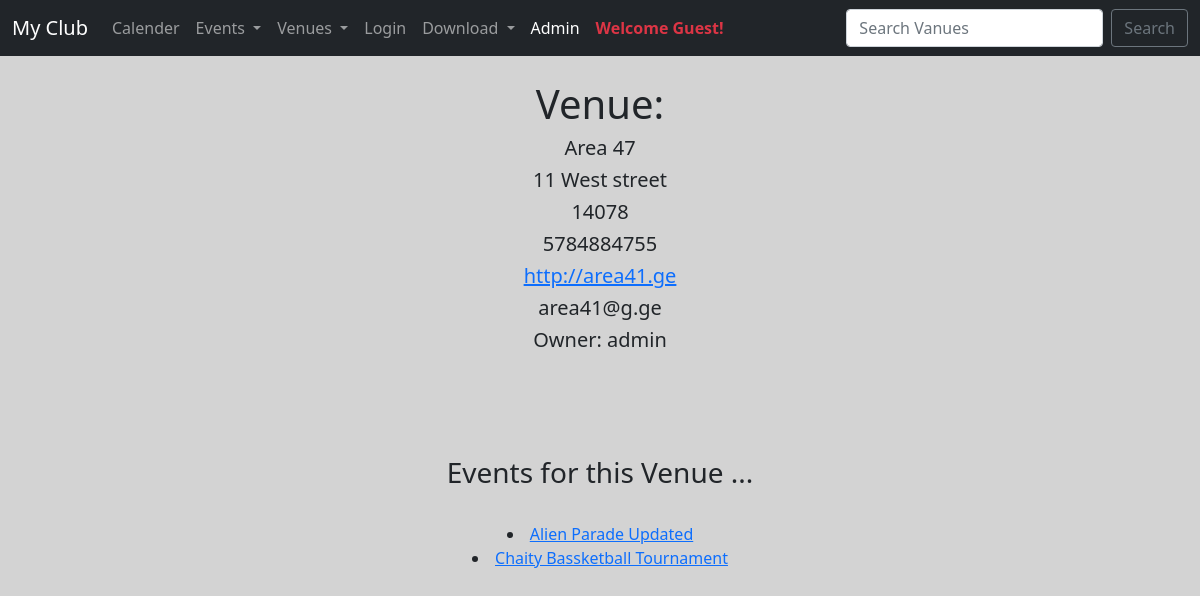
The app's page /venue/2/, older data.
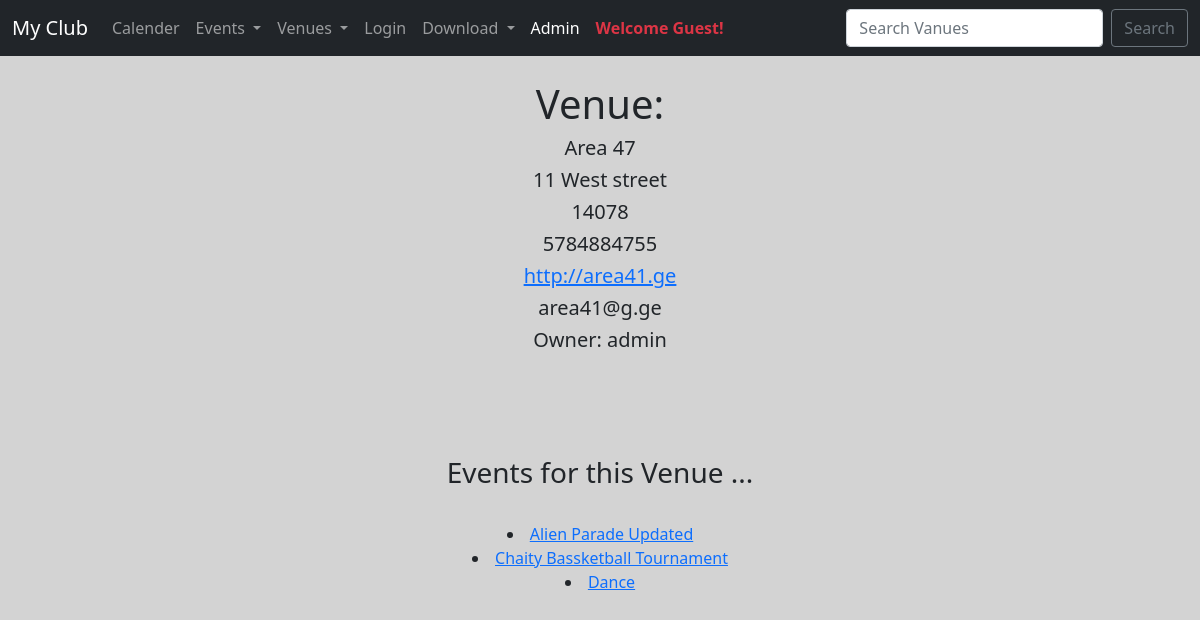
The same page, newer data.
### events/models.py (models this page shows, shortened)
class Event(models.Model):
    name =      models.CharField('Event Name', max_length=120)
    event_date = models.DateTimeField()
    venue  =    models.ForeignKey(Venue, blank=True, null=True, on_delete=models.CASCADE)
    manager =   models.ForeignKey(User, blank=True, null=True, on_delete=models.SET_NULL)
    description = models.TextField(blank=True, null=True)
    attendees = models.ManyToManyField(MyClubUser, blank=True)
    approved = models.BooleanField('Aprrovedd', default=False)
    def __str__(self) -> str:
        return self.name

### events/views.py (the view)
# urls.py: path('venue/<venue_id>/', views.venue_detail,  name='venue_detail'),
def venue_detail(request, venue_id):
    venue = Venue.objects.get(pk=venue_id)
    events = venue.event_set.all()
    venue_owner = User.objects.get(pk=venue.owner)
    return render(request, 'events/venue_detail.html', {
        'events':events, 'venue':venue, 'venue_owner':venue_owner
        })

### events/templates/events/venue_detail.html (shortened to what this page needs)
{% extends 'events/base.html' %}
{% block content %}
<center>
<h1>Venue:</h1>
<h5> {{ venue.name }} </h5>
<h5> {{ venue.address }} </h5>
<h5> {{ venue.zip_code }} </h5>
<h5> {{ venue.phone }} </h5>
<h5><a href="{{ venue.web }}">
 {{ venue.web }}
</a> </h5>
<h5> {{ venue.email_address }} </h5>
<h5>Owner: {{ venue_owner }} </h5>
    <br>
<br>
<br>
<br>
<h3>
    Events for this Venue ...
</h3>
<br>
{% if events %}
{% for item in events %}
<li>
    <a href="{% url 'show_event' item.pk %}">
        {{item}}
    </a>
</li>
{%endfor%}
{% else %}
<h4>No Events Sceduled At This Time.</h4>
{%endif%}
</center>
{% endblock %}

Row changes from the older to the newer data that the page shows:
added Event: name "Dance"
